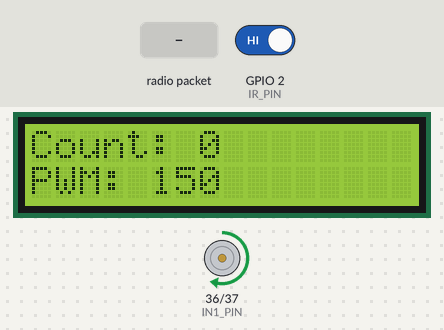
Recording of a program running on a simulated ESP32-S3. Parts: 16×2 character LCD, motor-driver pin pairs drawn as motors (green arrow = first pin HIGH = forward, orange = second pin HIGH = backward, longer = more drive, scaled by the enable pin). Inputs (shaded band) come from the test bench; at power-on: GPIO 2 (IR_PIN) HIGH. What the program prints to the serial monitor is not drawn.

Above: at 2.0 s.
2.1 s: GPIO 2 (IR_PIN) driven LOW
At 3.0 s:
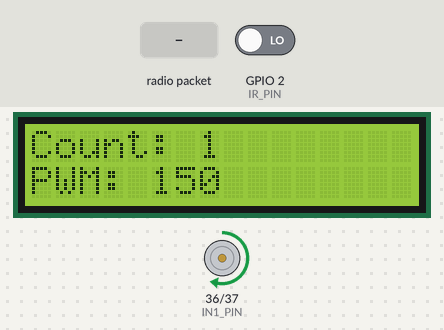
3.8 s: radio packet "1" arrives
Timing chart, 0 to 6.8 s (numbered marks = the images above; inputs shaded):
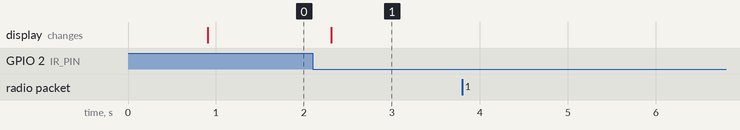

The program:

main.cpp
```cpp
#include <Arduino.h>
#include <WiFi.h>
#include <esp_now.h>
#include <esp_wifi.h>
#include <Wire.h>
#include <LiquidCrystal_I2C.h>

#define IR_PIN 2

#define SDA_PIN 9
#define SCL_PIN 8

#define ENA_PIN 35 // PWM
#define IN1_PIN 36
#define IN2_PIN 37

LiquidCrystal_I2C lcd(0x27, 16, 2);

const int PWM_CH = 0;
const int PWM_FREQ = 20000;
const int PWM_RES = 8;
volatile int pwmValue = 150; // kecepatan motor

uint32_t counter = 0;
int lastIR = HIGH;

// anti double count (sesuaikan speed conveyor)
const unsigned long COUNT_LOCKOUT_MS = 80;
unsigned long lastCountMs = 0;

// LCD refresh normal
const unsigned long LCD_INTERVAL = 200;
unsigned long lastLcdMs = 0;

typedef struct __attribute__((packed))
{
  uint8_t emergency;
} EspNowMsg;

// state
volatile bool emergencyStop = false;
bool lastEmergencyStop = false;

// kontrol motor
void motorForward(int pwm)
{
  pwm = constrain(pwm, 0, 255);
  digitalWrite(IN1_PIN, HIGH);
  digitalWrite(IN2_PIN, LOW);
  ledcWrite(PWM_CH, pwm);
}

void motorStop()
{
  ledcWrite(PWM_CH, 0);
  digitalWrite(IN1_PIN, LOW);
  digitalWrite(IN2_PIN, LOW);
}

// LCD SCREENS
void lcdShowEmergency()
{
  lcd.clear();
  lcd.setCursor(0, 0);
  lcd.print("EMERGENCY STOP!!");
  lcd.setCursor(0, 1);
  lcd.print("Motor berhenti");
}

void lcdShowRunTemplate()
{
  lcd.clear();
  lcd.setCursor(0, 0);
  lcd.print("Count: ");
  lcd.setCursor(0, 1);
  lcd.print("PWM: ");
}

// update angka tanpa clear terus
void lcdUpdateRunValues()
{
  lcd.setCursor(7, 0);
  lcd.print(counter);
  lcd.print("     ");

  lcd.setCursor(5, 1);
  lcd.print((int)pwmValue);
  lcd.print("     ");
}

// ESP-NOW RECEIVE CALLBACK
// NOTE: jangan utak-atik LCD di sini (biar gak corrupt)
void onEspNowRecv(const uint8_t *mac, const uint8_t *data, int len)
{
  if (len != sizeof(EspNowMsg))
    return;

  EspNowMsg msg;
  memcpy(&msg, data, sizeof(msg));

  emergencyStop = (msg.emergency == 1);

  if (emergencyStop)
  {
    motorStop();
    Serial.println("ESP-NOW: EMERGENCY=1 (STOP)");
  }
  else
  {
    motorForward(pwmValue);
    Serial.println("ESP-NOW: EMERGENCY=0 (RUN)");
  }
}

// SETUP
void setup()
{
  Serial.begin(115200);
  delay(800);

  // IR
  pinMode(IR_PIN, INPUT_PULLUP);

  // Motor pins
  pinMode(IN1_PIN, OUTPUT);
  pinMode(IN2_PIN, OUTPUT);

  // PWM init
  ledcSetup(PWM_CH, PWM_FREQ, PWM_RES);
  ledcAttachPin(ENA_PIN, PWM_CH);

  // LCD init
  Wire.begin(SDA_PIN, SCL_PIN);
  lcd.init();
  lcd.backlight();

  // WiFi + ESP-NOW
  WiFi.mode(WIFI_STA);
  Serial.print("NodeB MAC: ");
  Serial.println(WiFi.macAddress());

  esp_wifi_set_channel(1, WIFI_SECOND_CHAN_NONE);

  if (esp_now_init() != ESP_OK)
  {
    Serial.println("ESP-NOW init FAILED!");
    lcd.clear();
    lcd.setCursor(0, 0);
    lcd.print("ESP-NOW FAIL");
    while (true)
      delay(100);
  }

  esp_now_register_recv_cb(onEspNowRecv);
  Serial.println("NodeB Ready (ESP-NOW receiver)");

  // Start in RUN mode
  motorForward(pwmValue);
  lcdShowRunTemplate();
  lcdUpdateRunValues();

  Serial.println("Ready: IR Count + PWM + LCD + ESP-NOW");
}

// LOOP
void loop()
{
  if (emergencyStop != lastEmergencyStop)
  {
    lastEmergencyStop = emergencyStop;

    if (emergencyStop)
    {
      lcdShowEmergency();
    }
    else
    {
      lcdShowRunTemplate();
      lcdUpdateRunValues();
    }
  }

  if (emergencyStop)
  {
    delay(20);
    return;
  }

  // ---- IR counting (edge detect + lockout) ----
  int irNow = digitalRead(IR_PIN);

  if (lastIR == HIGH && irNow == LOW)
  {
    unsigned long now = millis();
    if (now - lastCountMs >= COUNT_LOCKOUT_MS)
    {
      lastCountMs = now;
      counter++;
      Serial.print("COUNT: ");
      Serial.println(counter);
    }
  }
  lastIR = irNow;

  // ---- LCD update (periodic, no clear) ----
  if (millis() - lastLcdMs >= LCD_INTERVAL)
  {
    lastLcdMs = millis();
    lcdUpdateRunValues();
  }
}
```

Measured:
- after the input at 2.1 s, the display: changes after 0.21 s (image 1)
- after the input at 3.8 s, every drawn part: stays the same
